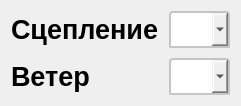
        <widget class="QWidget" name="tab_3">
         <property name="sizePolicy">
          <sizepolicy hsizetype="Preferred" vsizetype="Preferred">
           <horstretch>0</horstretch>
           <verstretch>0</verstretch>
          </sizepolicy>
         </property>
         <property name="font">
          <font>
           <family>Arial</family>
           <pointsize>20</pointsize>
           <weight>75</weight>
           <italic>false</italic>
           <bold>true</bold>
          </font>
         </property>
         <property name="styleSheet">
          <string notr="true"/>
         </property>
         <attribute name="title">
          <string>Ветер</string>
         </attribute>
         <layout class="QHBoxLayout" name="horizontalLayout_6">
          <item>
           <layout class="QFormLayout" name="formLayout_3">
            <property name="fieldGrowthPolicy">
             <enum>QFormLayout::AllNonFixedFieldsGrow</enum>
            </property>
            <property name="horizontalSpacing">
             <number>10</number>
            </property>
            <property name="verticalSpacing">
             <number>10</number>
            </property>
            <item row="0" column="0">
             <widget class="QLabel" name="label_15">
              <property name="sizePolicy">
               <sizepolicy hsizetype="Preferred" vsizetype="Preferred">
                <horstretch>0</horstretch>
                <verstretch>0</verstretch>
               </sizepolicy>
              </property>
              <property name="font">
               <font>
                <family>Arial</family>
                <pointsize>20</pointsize>
                <weight>75</weight>
                <italic>false</italic>
                <bold>true</bold>
               </font>
              </property>
              <property name="text">
               <string>Сцепление</string>
              </property>
             </widget>
            </item>
            <item row="0" column="1">
             <widget class="QComboBox" name="comboBrake">
              <property name="sizePolicy">
               <sizepolicy hsizetype="Preferred" vsizetype="Preferred">
                <horstretch>0</horstretch>
                <verstretch>0</verstretch>
               </sizepolicy>
              </property>
              <property name="font">
               <font>
                <family>Arial</family>
                <pointsize>20</pointsize>
                <weight>75</weight>
                <italic>false</italic>
                <bold>true</bold>
               </font>
              </property>
              <property name="autoFillBackground">
               <bool>false</bool>
              </property>
              <property name="styleSheet">
               <string notr="true">QComboBox  {
background-color: qlineargradient(spread:pad, x1:0.488, y1:0, x2:0.497, y2:1,
stop:0 rgba(210, 216, 223, 255), 
stop:1 rgba(146, 165, 186, 255));
     border: 2px solid #C4C4C3;
     border-bottom-color: #C2C7CB; /* такой же цвет как у панели */
     border-top-left-radius: 4px;
     border-top-right-radius: 4px;
     min-width: 8ex;
     padding-right: 40px; /* создаем место для стрелок */
 }

</string>
              </property>
              <property name="maxVisibleItems">
               <number>3</number>
              </property>
              <property name="maxCount">
               <number>3</number>
              </property>
              <property name="insertPolicy">
               <enum>QComboBox::InsertAtBottom</enum>
              </property>
              <property name="sizeAdjustPolicy">
               <enum>QComboBox::AdjustToMinimumContentsLength</enum>
              </property>
              <property name="frame">
               <bool>true</bool>
              </property>
              <item>
               <property name="text">
                <string>0.3</string>
               </property>
              </item>
              <item>
               <property name="text">
                <string>0.32</string>
               </property>
              </item>
              <item>
               <property name="text">
                <string>0.34</string>
               </property>
              </item>
             </widget>
            </item>
            <item row="1" column="0">
             <widget class="QLabel" name="label_16">
              <property name="sizePolicy">
               <sizepolicy hsizetype="Preferred" vsizetype="Preferred">
                <horstretch>0</horstretch>
                <verstretch>0</verstretch>
               </sizepolicy>
              </property>
              <property name="font">
               <font>
                <family>Arial</family>
                <pointsize>20</pointsize>
                <weight>75</weight>
                <italic>false</italic>
                <bold>true</bold>
               </font>
              </property>
              <property name="text">
               <string>Ветер</string>
              </property>
             </widget>
            </item>
            <item row="1" column="1">
             <widget class="QComboBox" name="comboWind">
              <property name="sizePolicy">
               <sizepolicy hsizetype="Preferred" vsizetype="Preferred">
                <horstretch>0</horstretch>
                <verstretch>0</verstretch>
               </sizepolicy>
              </property>
              <property name="font">
               <font>
                <family>Arial</family>
                <pointsize>20</pointsize>
                <weight>75</weight>
                <italic>false</italic>
                <bold>true</bold>
               </font>
              </property>
              <property name="autoFillBackground">
               <bool>false</bool>
              </property>
              <property name="styleSheet">
               <string notr="true">QComboBox  {
background-color: qlineargradient(spread:pad, x1:0.488, y1:0, x2:0.497, y2:1,
stop:0 rgba(210, 216, 223, 255), 
stop:1 rgba(146, 165, 186, 255));
     border: 2px solid #C4C4C3;
     border-bottom-color: #C2C7CB; /* такой же цвет как у панели */
     border-top-left-radius: 4px;
     border-top-right-radius: 4px;
     min-width: 8ex;
     padding-right: 40px; /* создаем место для стрелок */
 }</string>
              </property>
              <property name="maxVisibleItems">
               <number>3</number>
              </property>
              <property name="maxCount">
               <number>3</number>
              </property>
              <property name="sizeAdjustPolicy">
               <enum>QComboBox::AdjustToMinimumContentsLength</enum>
              </property>
              <item>
               <property name="text">
                <string>5</string>
               </property>
              </item>
              <item>
               <property name="text">
                <string>5.4</string>
               </property>
              </item>
              <item>
               <property name="text">
                <string>5.8</string>
               </property>
              </item>
             </widget>
            </item>
           </layout>
          </item>
         </layout>
        </widget>
